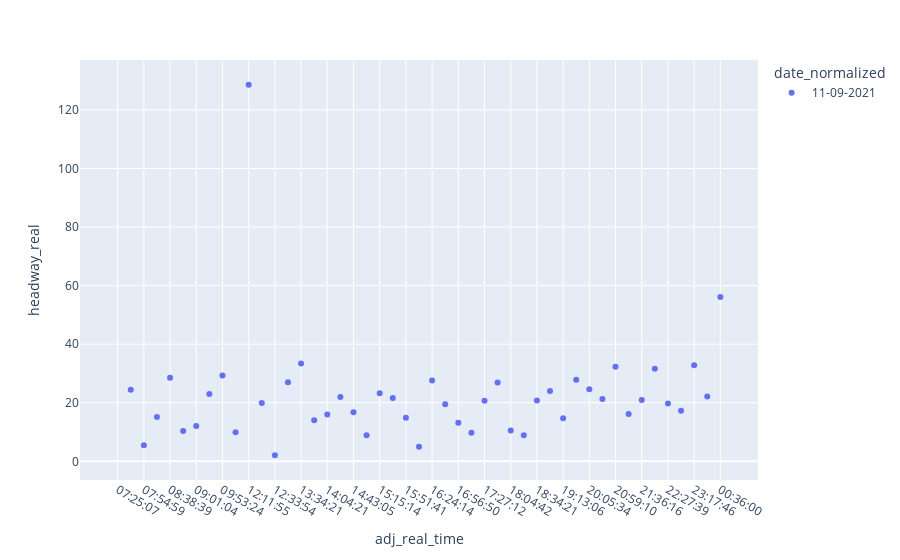

This figure's notebook cell:
### Code cell
test = sample_headway[(sample_headway.stop_id_cleaned == "8152") & (sample_headway.direction_id == 0) & (sample_headway.date_normalized == "11-09-2021")]
fig = px.scatter(
    test.sort_values("th_time_sec"),
    x= "adj_real_time",
    y= "headway_real",
    color= "date_normalized"
)
fig.show()

### Figure 1 — Plotly figure (JSON) as saved in the notebook; plotly's stock layout.template omitted (floating-point values rounded to 4 significant figures)
{"data": [{"hovertemplate": "date_normalized=11-09-2021<br>adj_real_time=%{x}<br>headway_real=%{y}<extra></extra>", "legendgroup": "11-09-2021", "marker": {"color": "#636efa", "symbol": "circle"}, "mode": "markers", "name": "11-09-2021", "orientation": "v", "showlegend": true, "type": "scatter", "x": ["07:25:07", "07:49:31", "07:54:59", "08:10:06", "08:38:39", "08:49:00", "09:01:04", "09:24:04", "09:53:24", "10:03:19", "12:11:55", "12:31:50", "12:33:54", "13:00:55", "13:34:21", "13:48:21", "14:04:21", "14:26:21", "14:43:05", "14:52:01", "15:15:14", "15:36:49", "15:51:41", "15:56:40", "16:24:14", "16:43:41", "16:56:50", "17:06:33", "17:27:12", "17:54:09", "18:04:42", "18:13:35", "18:34:21", "18:58:24", "19:13:06", "19:40:56", "20:05:34", "20:26:52", "20:59:10", "21:15:20", "21:36:16", "22:07:54", "22:27:39", "22:44:57", "23:17:46", "23:39:52", "00:36:00"], "xaxis": "x", "y": [null, 24.4, 5.467, 15.12, 28.55, 10.35, 12.07, 23, 29.33, 9.917, 128.6, 19.92, 2.067, 27.02, 33.43, 14, 16, 22, 16.73, 8.933, 23.22, 21.58, 14.87, 4.983, 27.57, 19.45, 13.15, 9.717, 20.65, 26.95, 10.55, 8.883, 20.77, 24.05, 14.7, 27.83, 24.63, 21.3, 32.3, 16.17, 20.93, 31.63, 19.75, 17.3, 32.82, 22.1, 56.13], "yaxis": "y"}], "layout": {"legend": {"title": {"text": "date_normalized"}, "tracegroupgap": 0}, "margin": {"t": 60}, "xaxis": {"anchor": "y", "domain": [0, 1], "title": {"text": "adj_real_time"}}, "yaxis": {"anchor": "x", "domain": [0, 1], "title": {"text": "headway_real"}}}}
